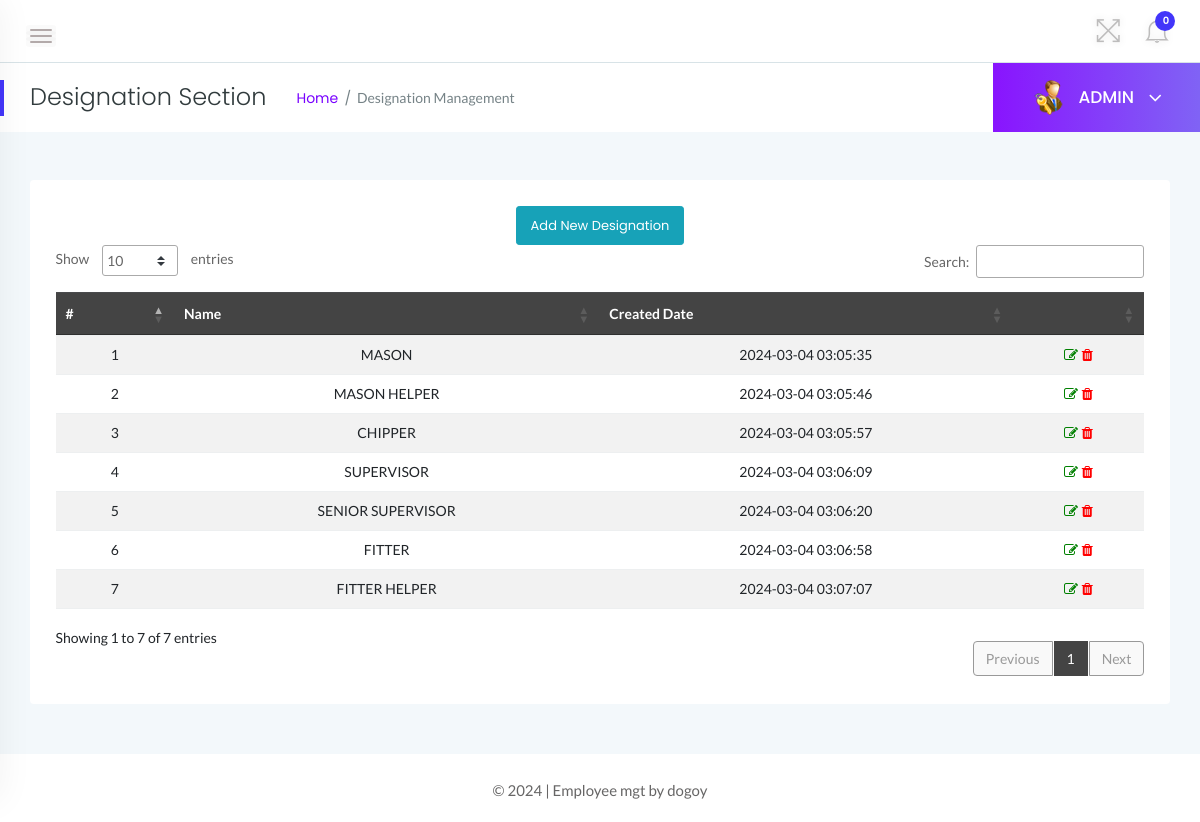
Page /admin/designation.php (signed in) on the committed database.
### tables this page shows
CREATE TABLE `tbldesignation` (
  `id` int NOT NULL AUTO_INCREMENT,
  `name` varchar(200) NOT NULL,
  `status` varchar(200) NOT NULL,
  `CreationDate` timestamp NOT NULL DEFAULT CURRENT_TIMESTAMP ON UPDATE CURRENT_TIMESTAMP,
  PRIMARY KEY (`id`)
);

### admin/designation.php (the view, shortened to what this page needs)
<?php
    if(empty($_SESSION['usertype'])) {
        header('location:index.php');
        exit;
    } else {
?>
<!doctype html>
<html class="no-js" lang="en">
<head>
    <link rel="stylesheet" href="../assets/css/bootstrap.min.css">
    <link rel="stylesheet" href="../assets/css/font-awesome.min.css">
    <link rel="stylesheet" href="../assets/css/themify-icons.css">
    <link rel="stylesheet" href="../assets/css/metisMenu.css">
    <link rel="stylesheet" href="../assets/css/owl.carousel.min.css">
    <link rel="stylesheet" href="../assets/css/slicknav.min.css">
    <link rel="stylesheet" href="https://www.amcharts.com/lib/3/plugins/export/export.css" type="text/css" media="all" />
    <link rel="stylesheet" type="text/css" href="https://cdn.datatables.net/1.10.19/css/jquery.dataTables.css">
    <link rel="stylesheet" type="text/css" href="https://cdn.datatables.net/1.10.18/css/dataTables.bootstrap4.min.css">
    <link rel="stylesheet" type="text/css" href="https://cdn.datatables.net/responsive/2.2.3/css/responsive.bootstrap.min.css">
    <link rel="stylesheet" type="text/css" href="https://cdn.datatables.net/responsive/2.2.3/css/responsive.jqueryui.min.css">
    <link rel="stylesheet" href="../assets/css/typography.css">
    <link rel="stylesheet" href="../assets/css/default-css.css">
    <link rel="stylesheet" href="../assets/css/styles.css">
    <link rel="stylesheet" href="../assets/css/responsive.css">
</head>
<body>
    <div class="page-container">
        <div class="main-content">
            <div class="header-area">
                <div class="row align-items-center">
                    <div class="col-md-6 col-sm-8 clearfix">
                        <div class="nav-btn pull-left">
                            <span></span>
                            <span></span>
                            <span></span>
                        </div>
                    </div>
                    <div class="col-md-6 col-sm-4 clearfix">
                        <ul class="notification-area pull-right">
                            <li id="full-view"><i class="ti-fullscreen"></i></li>
                            <?php include '../includes/admin-notification.php'?>
                        </ul>
                    </div>
                </div>
            </div>
            <div class="page-title-area">
                <div class="row align-items-center">
                    <div class="col-sm-6">
                        <div class="breadcrumbs-area clearfix">
                            <h4 class="page-title pull-left">Designation Section</h4>
                            <ul class="breadcrumbs pull-left">
                                <li><a href="dashboard.php">Home</a></li>
                                <li><span>Designation Management</span></li>
                            </ul>
                        </div>
                    </div>
                    <div class="col-sm-6 clearfix">
                        <div class="user-profile pull-right">
                            <img class="avatar user-thumb" src="../assets/images/admin.png" alt="avatar">
                            <h4 class="user-name dropdown-toggle" data-toggle="dropdown">ADMIN <i class="fa fa-angle-down"></i></h4>
                        </div>
                    </div>
                </div>
            </div>
            <div class="main-content-inner">
                <div class="row">
                    <div class="col-12 mt-5">
                        <div class="card">
                            <div class="card-body">
                                <div class="data-tables datatable-dark">
                                <center><a href="add-designation.php" class="btn btn-sm btn-info">Add New Designation</a></center>
                                    <table id="dataTable3" class="table table-hover table-striped text-center">
                                        <thead class="text-capitalize">
                                            <tr>
                                                <th>#</th>
                                                <th>Name</th>
                                                <th>Created Date</th>
                                                <th></th>
                                            </tr>
                                        </thead>
                                        <tbody>
                                    <?php $sql = "SELECT * from tbldesignation";
                                    $query = $dbh -> prepare($sql);
                                    $query->execute();
                                    $results=$query->fetchAll(PDO::FETCH_OBJ);
                                    $cnt=1;
                                    if($query->rowCount() > 0)
                                    {
                                    foreach($results as $result)
                                    {               ?>
                                        <tr>
                                            <td> <?php echo htmlentities($cnt);?></td>
                                            <td><?php echo htmlentities($result->name);?></td>
                                            <td><?php echo htmlentities($result->CreationDate);?></td>
                                            <td><a href="edit-designation.php?desid=<?php echo htmlentities($result->id);?>"><i class="fa fa-edit" style="color:green"></i></a><a href="designation.php?del=<?php echo htmlentities($result->id);?>" onclick="return confirm('Do you want to delete');"> <i class="fa fa-trash" style="color:red"></i></a></td>
                                        </tr>
                                         <?php $cnt++;} }?>
                                    </tbody>
                                    </table>
                                </div>
                            </div>
                        </div>
                    </div>
                </div>
                </div>
            </div>
            <?php include '../includes/footer.php' ?>
        </div>
</body>
</html>
<?php } ?>

### assets/css/styles.css (style rules this page uses)
.page-container { width: 100%; height: 100%; min-height: 100vh; padding-left: 280px; -webkit-transition: padding-left 0.3s ease 0s; transition: padding-left 0.3s ease 0s; }
.sbar_collapsed.page-container { padding-left: 0; }
.card { border: none; border-radius: 4px; background-color: #fff; -webkit-transition: all 0.3s ease 0s; transition: all 0.3s ease 0s; }
.card-body { padding: 25.6px; padding: 1.6rem; }
.main-content { width: 100%; background: #f3f8fb; }
.main-content-inner { padding: 0 30px 50px; }
.header-area { padding: 15px 30px; background: #fff; border-bottom: 1px solid #d8e3e7; }
.nav-btn { margin: 10px 30px 0 0; cursor: pointer; }
.nav-btn span { display: block; width: 22px; height: 2px; background: #b3aaaa; margin: 4px 0; border-radius: 15px; -webkit-transition: all 0.3s ease 0s; transition: all 0.3s ease 0s; box-shadow: 0 0 0 4px rgba(99, 96, 96, 0.03); }
.nav-btn span:nth-child(2) { opacity: 0; }
.nav-btn span:first-child { -webkit-transform: rotate(45deg) translate(5px, 5px); transform: rotate(45deg) translate(5px, 5px); }
.nav-btn span:last-child { -webkit-transform: rotate(-45deg) translate(3px, -3px); transform: rotate(-45deg) translate(3px, -3px); }
.sbar_collapsed .nav-btn span { transform: none; opacity: 1; }
.notification-area { -webkit-user-select: none; -moz-user-select: none; -ms-user-select: none; user-select: none; position: relative; z-index: 1; }
.notification-area li { display: inline-block; margin-left: 20px; cursor: pointer; -webkit-user-select: none; -moz-user-select: none; -ms-user-select: none; user-select: none; }
.notification-area li > i { font-size: 26px; color: #bdbcbc; vertical-align: middle; text-shadow: 0 0 8px rgba(0, 0, 0, 0.12); -webkit-transition: color 0.3s ease 0s; transition: color 0.3s ease 0s; }
.notification-area li#full-view { display: inline-block; }
.page-title-area { padding: 0 30px; background: #fff; position: relative; }
.page-title-area:before { content: ""; position: absolute; left: 0; top: 50%; width: 4px; height: 36px; background: var(--primary-color); -webkit-transform: translateY(-50%); transform: translateY(-50%); }
.page-title { font-size: 24px; font-weight: 300; color: #313b3d; letter-spacing: 0; margin-right: 30px; }
ul.breadcrumbs { margin-top: 4px; }
.breadcrumbs li { display: inline-block; }
.breadcrumbs li a, .breadcrumbs li span { display: block; font-size: 14px; font-weight: 400; color: #7801ff; letter-spacing: 0; margin-right: 16px; position: relative; }
.breadcrumbs li a:before { content: "/"; color: #768387; position: absolute; right: -13px; top: 0; }
.breadcrumbs li span { margin-right: 0; color: #768387; text-transform: capitalize; }
.user-profile { margin-right: -30px; display: -webkit-box; display: -ms-flexbox; display: flex; -webkit-box-align: center; -ms-flex-align: center; align-items: center; -ms-flex-wrap: wrap; flex-wrap: wrap; background: -webkit-linear-gradient(left, #8914fe 0%, #8063f5 100%); background: linear-gradient(to right, #8914fe 0%, #8063f5 100%); padding: 17px 38px; position: relative; }
.user-profile img.avatar { height: 35px; width: 35px; border-radius: 50%; margin-right: 12px; }
.user-name { font-size: 17px; font-weight: 500; color: #fff; letter-spacing: 0; cursor: pointer; -webkit-user-select: none; -moz-user-select: none; -ms-user-select: none; user-select: none; }
.user-name i { margin-left: 10px; font-size: 21px; vertical-align: middle; position: relative; }
.notification-area .dropdown-toggle, .user-name.dropdown-toggle { position: relative; }
.notification-area .dropdown-toggle:after, .user-name.dropdown-toggle:after { display: none; }
.btn { padding: 11px 17px; font-size: 13px; letter-spacing: 0; }
.btn-sm { padding: 9px 14px; }
table tr th { border-bottom: none; }
table tr th, table tr td { border-top: 1px solid rgba(120, 130, 140, 0.13) !important; }
table.dataTable.no-footer { border-bottom: 1px solid rgba(120, 130, 140, 0.13) !important; }
table.dataTable thead th, table.dataTable thead td { border-bottom-color: transparent; }
.datatable-dark thead { background: #444; color: #fff; }

### rows in the picture
tbldesignation: name "MASON", CreationDate "2024-03-04 03:05:35"
tbldesignation: name "MASON HELPER", CreationDate "2024-03-04 03:05:46"
tbldesignation: name "CHIPPER", CreationDate "2024-03-04 03:05:57"
tbldesignation: name "SUPERVISOR", CreationDate "2024-03-04 03:06:09"
tbldesignation: name "SENIOR SUPERVISOR", CreationDate "2024-03-04 03:06:20"
tbldesignation: name "FITTER", CreationDate "2024-03-04 03:06:58"
tbldesignation: name "FITTER HELPER", CreationDate "2024-03-04 03:07:07"

### other values in the picture
$unreadcount "0"
